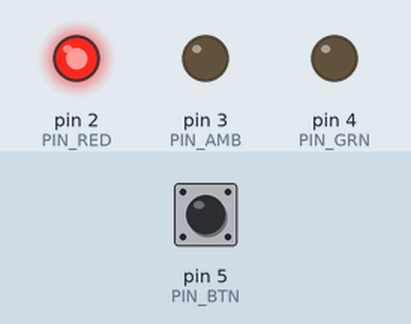
The sketch below on a simulated Arduino Uno, built with avr-gcc and run on an emulated ATmega328P. Shown: output pins drawn as LEDs (lit = HIGH). Inputs (shaded band) come from the test bench; at power-on: pin 5 (PIN_BTN) HIGH.

Above: at 1.2 s.
1.3 s: pin 5 (PIN_BTN) pulsed LOW 5 times (0.12 s each, 0.3 s apart)
At 1.77 s:
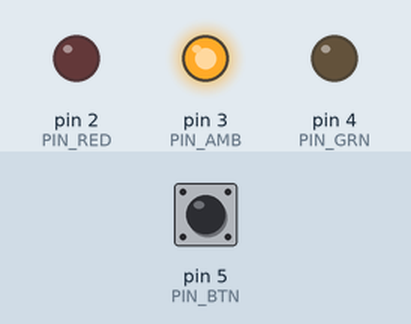
4.3 s: pin 5 (PIN_BTN) pulled LOW for 0.15 s
At 5.5 s:
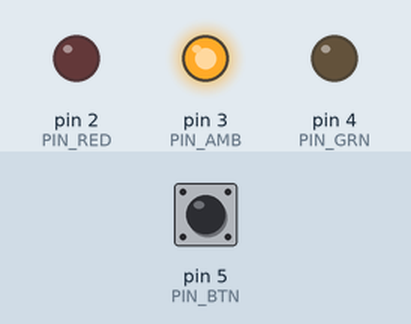
5.9 s: pin 5 (PIN_BTN) pulled LOW for 1 s
At 7.0 s:
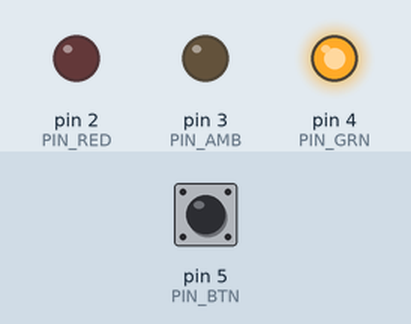
Timing chart, 0 to 8.9 s (numbered marks = the images above; inputs shaded):
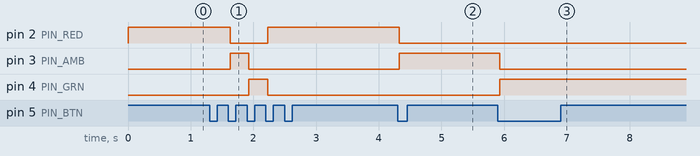

The sketch:

signal_head.ino
```cpp
/*
 * 1/10 scale traffic signal head - 3 x 12 LED rings
 *
 * Drives the signal-head LED board through a ULN2003A (or three 2N7000s)
 * switching the low side of each ring. A HIGH on an output pin lights that
 * ring; the board's common anode sits on VLED.
 *
 *   Arduino          ULN2003A          LED board J1
 *   D2  ----------->  IN1  OUT1 ----->  2  K_RED
 *   D3  ----------->  IN2  OUT2 ----->  3  K_AMB
 *   D4  ----------->  IN3  OUT3 ----->  4  K_GRN
 *   GND ----------->  GND                1  VLED  <--- +9 V
 *
 * Mode button: momentary switch from D5 to GND. Uses the AVR's internal
 * pull-up, so no external resistor. Each press steps:
 *
 *   CYCLE -> RED -> AMBER -> GREEN -> CYCLE ...
 *
 * The three lock modes hold one ring on solid, which is what you want on the
 * bench: pick a colour, leave it, and go measure current or check the diffuser
 * without waiting for a phase to come around.
 */

/* Set to 1 to have the board come back up in whatever mode it was left in.
 * Handy mid-test session; leave at 0 for a demo piece so it always powers on
 * into the normal cycle. */
#define REMEMBER_MODE 0

#if REMEMBER_MODE
#include <EEPROM.h>
const int EE_ADDR = 0;
#endif

const uint8_t PIN_RED = 2;
const uint8_t PIN_AMB = 3;
const uint8_t PIN_GRN = 4;
const uint8_t PIN_BTN = 5;

enum Mode  : uint8_t { MODE_CYCLE, MODE_RED, MODE_AMB, MODE_GRN, MODE_COUNT };
enum Phase : uint8_t { P_GREEN, P_AMBER, P_RED, PHASE_COUNT };

/* Compressed from real signal timing so a viewer sees a full cycle. Yellow is
 * held at a realistic 4 s - real yellows are computed from approach speed and
 * are almost never outside 3-5 s. */
const unsigned long PHASE_MS[PHASE_COUNT] = {
  15000UL,   /* P_GREEN */
   4000UL,   /* P_AMBER */
  19000UL    /* P_RED   */
};

const unsigned long DEBOUNCE_MS = 30;

Mode  mode  = MODE_CYCLE;
Phase phase = P_RED;
unsigned long phaseStart = 0;

/* button debounce state */
bool lastReading = HIGH;
bool stableState = HIGH;
unsigned long lastEdge = 0;

static void applyOutputs()
{
  bool r = false, a = false, g = false;

  switch (mode) {
    case MODE_RED: r = true; break;
    case MODE_AMB: a = true; break;
    case MODE_GRN: g = true; break;
    default:
      r = (phase == P_RED);
      a = (phase == P_AMBER);
      g = (phase == P_GREEN);
      break;
  }

  digitalWrite(PIN_RED, r);
  digitalWrite(PIN_AMB, a);
  digitalWrite(PIN_GRN, g);
}

static void setMode(Mode m)
{
  mode = m;

  /* Re-enter the cycle at a known point rather than wherever it was abandoned,
   * so stepping back into CYCLE always gives the same predictable sequence. */
  if (m == MODE_CYCLE) {
    phase = P_RED;
    phaseStart = millis();
  }

#if REMEMBER_MODE
  EEPROM.update(EE_ADDR, (uint8_t)m);
#endif

  applyOutputs();
}

void setup()
{
  pinMode(PIN_RED, OUTPUT);
  pinMode(PIN_AMB, OUTPUT);
  pinMode(PIN_GRN, OUTPUT);
  pinMode(PIN_BTN, INPUT_PULLUP);

#if REMEMBER_MODE
  uint8_t saved = EEPROM.read(EE_ADDR);
  mode = (saved < MODE_COUNT) ? (Mode)saved : MODE_CYCLE;
#endif

  phase = P_RED;
  phaseStart = millis();
  stableState = lastReading = digitalRead(PIN_BTN);
  applyOutputs();
}

void loop()
{
  unsigned long now = millis();

  /* Debounced press detection. A press is a settled HIGH->LOW transition,
   * since the switch pulls the pin to ground. */
  bool reading = digitalRead(PIN_BTN);
  if (reading != lastReading) {
    lastEdge = now;
    lastReading = reading;
  }
  if ((now - lastEdge) >= DEBOUNCE_MS && reading != stableState) {
    stableState = reading;
    if (stableState == LOW) {
      setMode((Mode)((mode + 1) % MODE_COUNT));
    }
  }

  /* Advance the cycle only when not locked. Subtracting unsigned millis()
   * this way stays correct across the ~49 day rollover. */
  if (mode == MODE_CYCLE && (now - phaseStart) >= PHASE_MS[phase]) {
    switch (phase) {
      case P_GREEN: phase = P_AMBER; break;
      case P_AMBER: phase = P_RED;   break;
      default:      phase = P_GREEN; break;
    }
    phaseStart = now;
    applyOutputs();
  }
}
```

Measured:
- after the input at 1.3 s, pin 2 (PIN_RED): HIGH → LOW after 0.33 s, → HIGH 0.60 s later; pin 3 (PIN_AMB): LOW → HIGH after 0.33 s, → LOW 0.30 s later; pin 4 (PIN_GRN): LOW → HIGH after 0.63 s, → LOW 0.30 s later
- after the input at 4.3 s, pin 2 (PIN_RED): HIGH → LOW at once; pin 3 (PIN_AMB): LOW → HIGH at once
- after the input at 5.9 s, pin 3 (PIN_AMB): HIGH → LOW at once; pin 4 (PIN_GRN): LOW → HIGH at once
